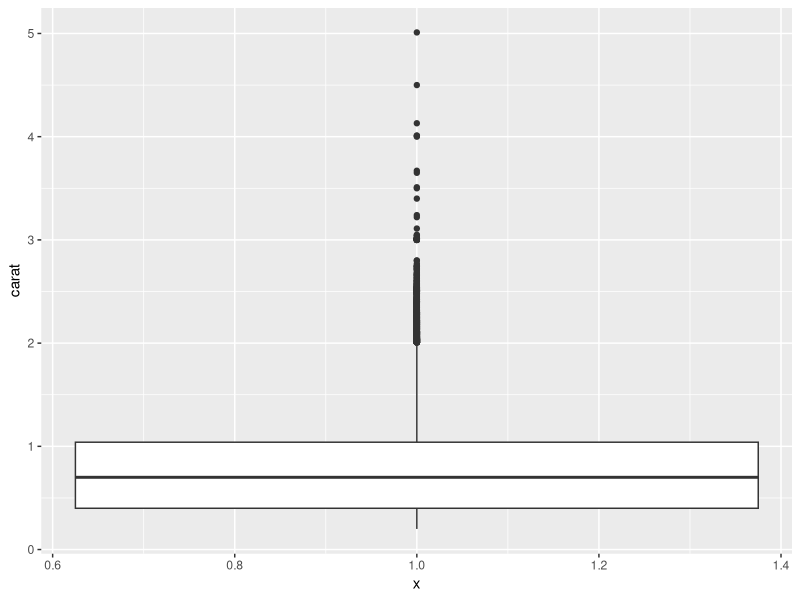
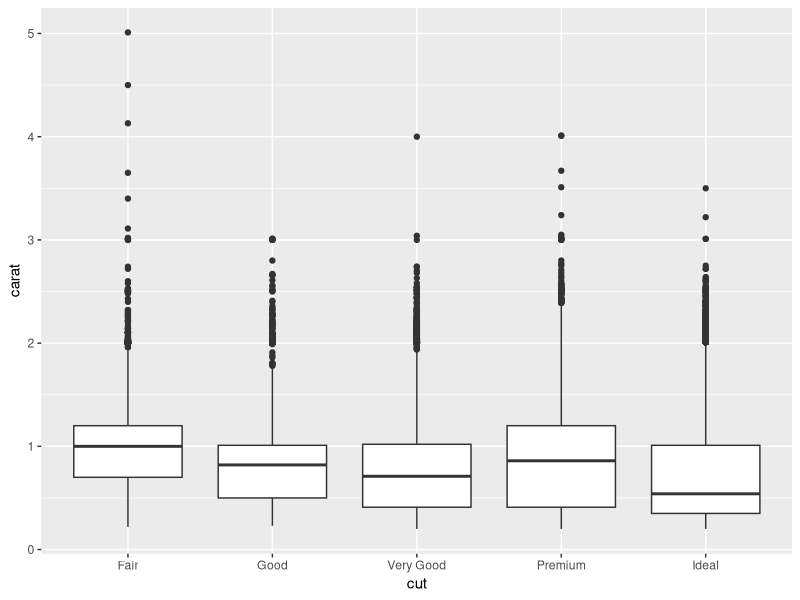
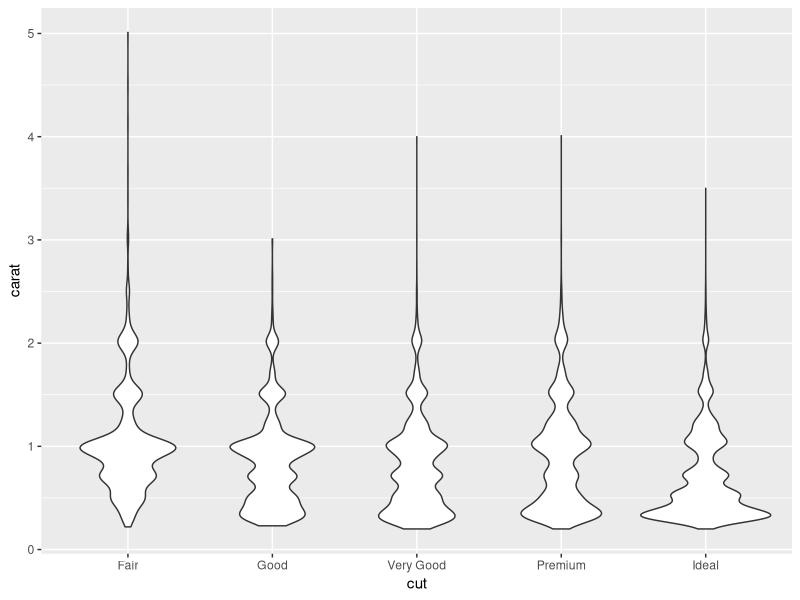
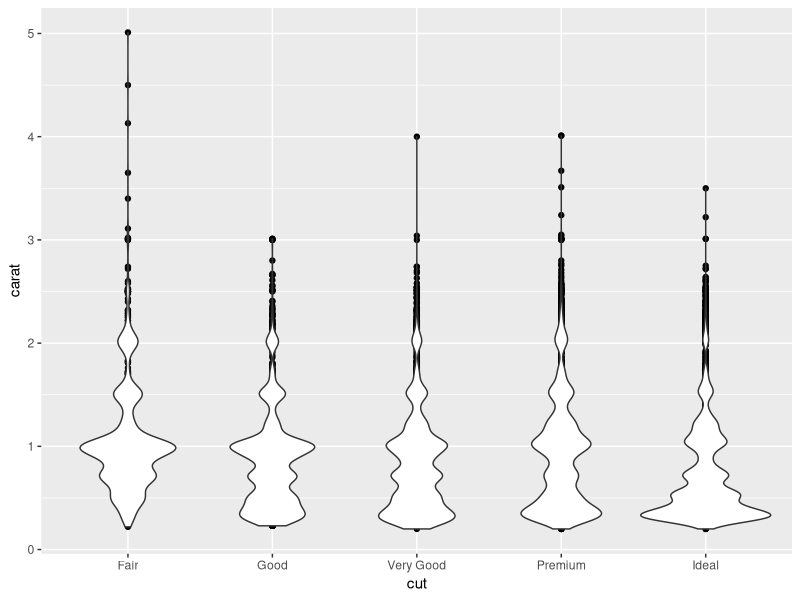
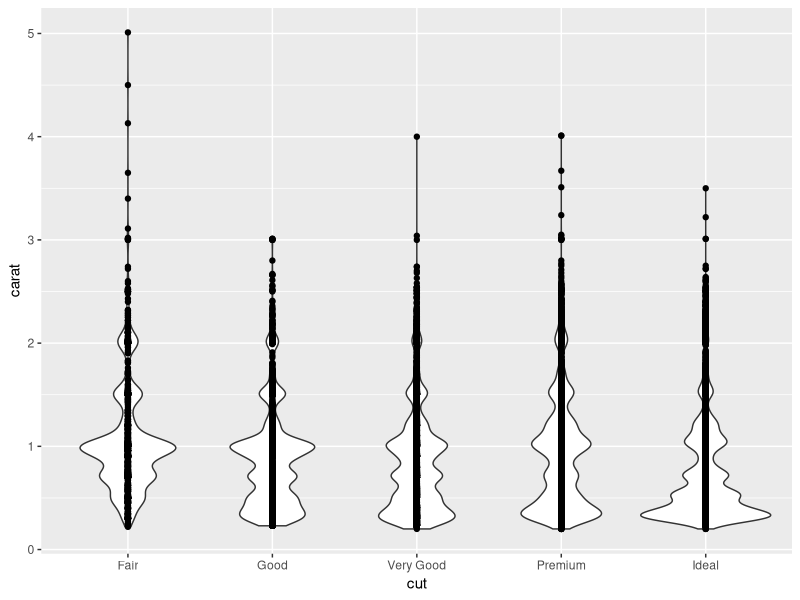
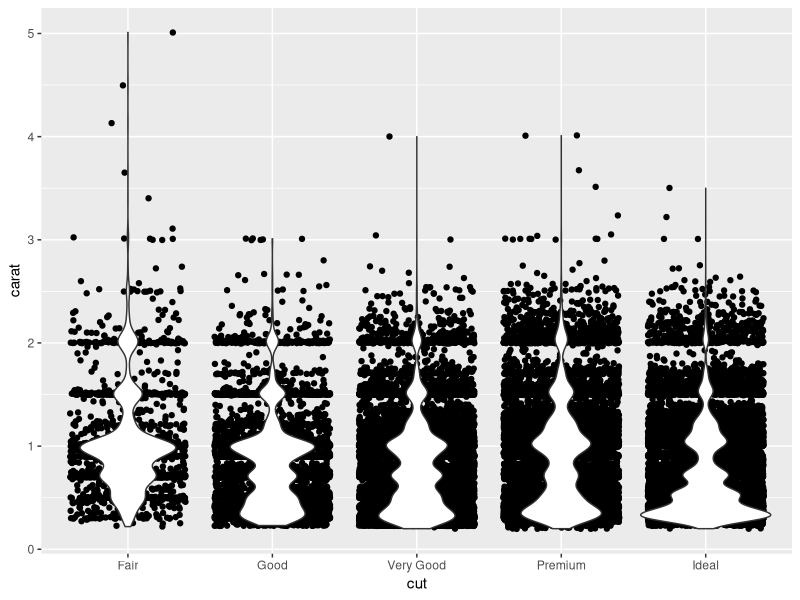

These charts were generated, in order, by the following R code:
require(ggplot2)
ggplot(diamonds, aes(y=carat, x=1)) + geom_boxplot()
ggplot(diamonds, aes(y=carat, x=cut)) + geom_boxplot()

ggplot(diamonds, aes(y=carat, x=cut)) + geom_violin()

g <- ggplot(diamonds, aes(y=carat, x=cut))
g + geom_point() + geom_violin()
g + geom_violin() + geom_point()
g + geom_jitter() + geom_violin()
